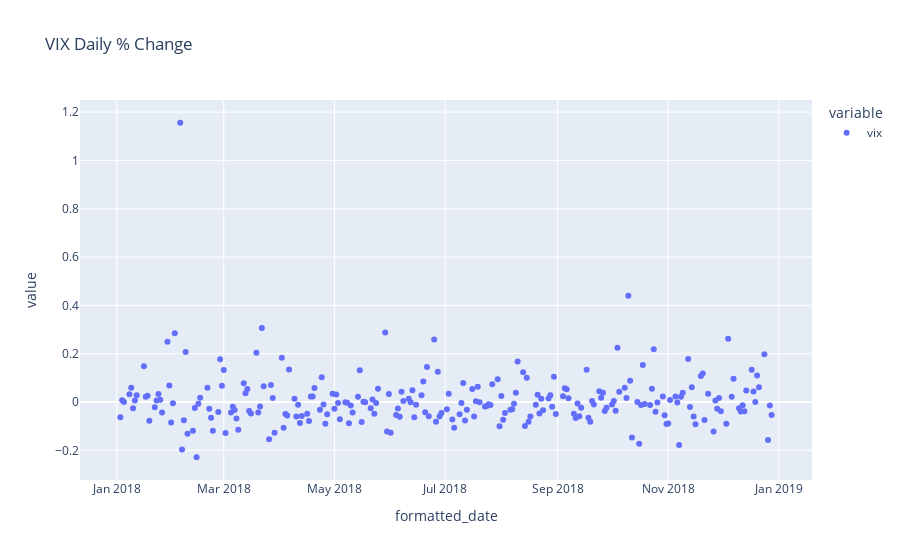

Here is the notebook cell this chart was saved with:
### Markdown cell above
#### Charts n Stuff

### Code cell
vix_fig = px.scatter(df_pct[["vix"]], title="VIX Daily % Change")
vix_fig.show()

### Figure 1 — Plotly figure (JSON) as saved in the notebook; plotly's stock layout.template omitted (floating-point values rounded to 4 significant figures; data arrays with more than 128 entries replaced by an {"elided": "..."} marker saying what was removed)
{"data": [{"hovertemplate": "variable=vix<br>formatted_date=%{x}<br>value=%{y}<extra></extra>", "legendgroup": "vix", "marker": {"color": "#636efa", "symbol": "circle"}, "mode": "markers", "name": "vix", "orientation": "v", "showlegend": true, "type": "scatter", "x": {"elided": "249 str values"}, "xaxis": "x", "y": {"elided": "249 float values"}, "yaxis": "y"}], "layout": {"legend": {"title": {"text": "variable"}, "tracegroupgap": 0}, "title": {"text": "VIX Daily % Change"}, "xaxis": {"anchor": "y", "domain": [0, 1], "title": {"text": "formatted_date"}}, "yaxis": {"anchor": "x", "domain": [0, 1], "title": {"text": "value"}}}}
